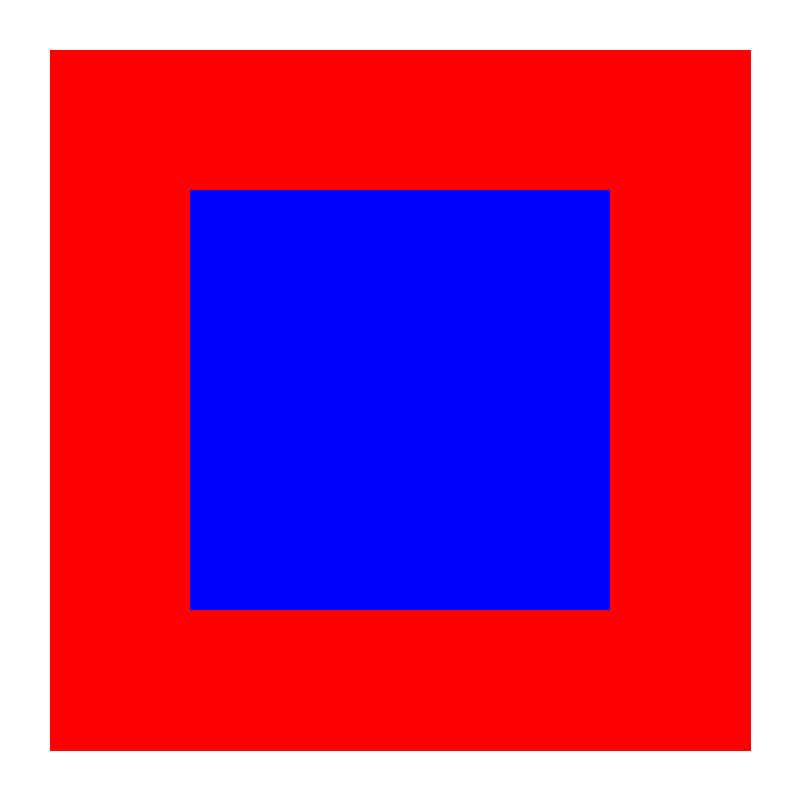
Frame 1 (no input)
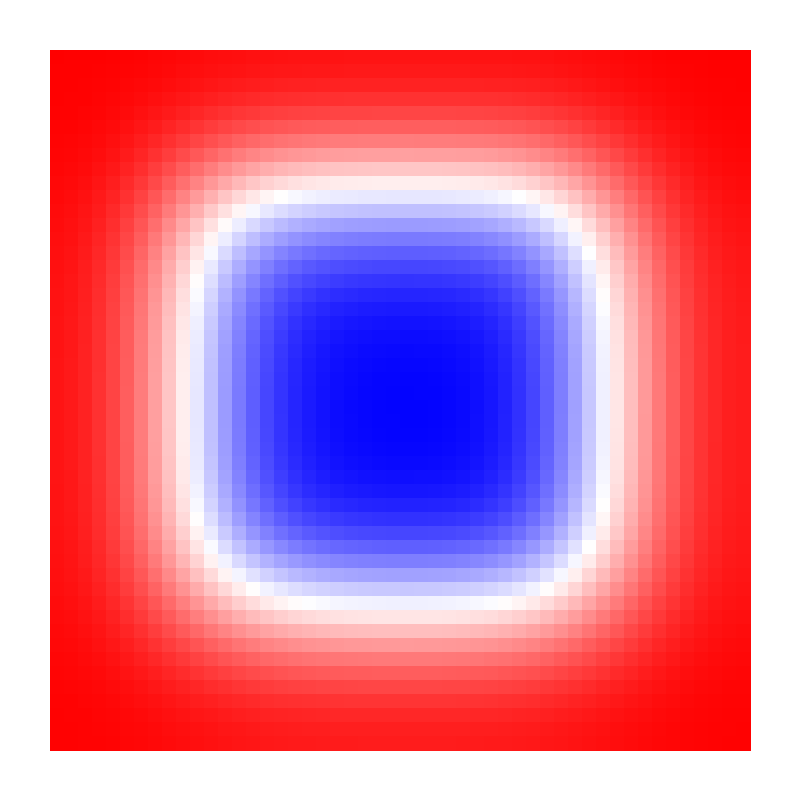
Frame 60 (the mouse pressed at the canvas centre just before this capture)
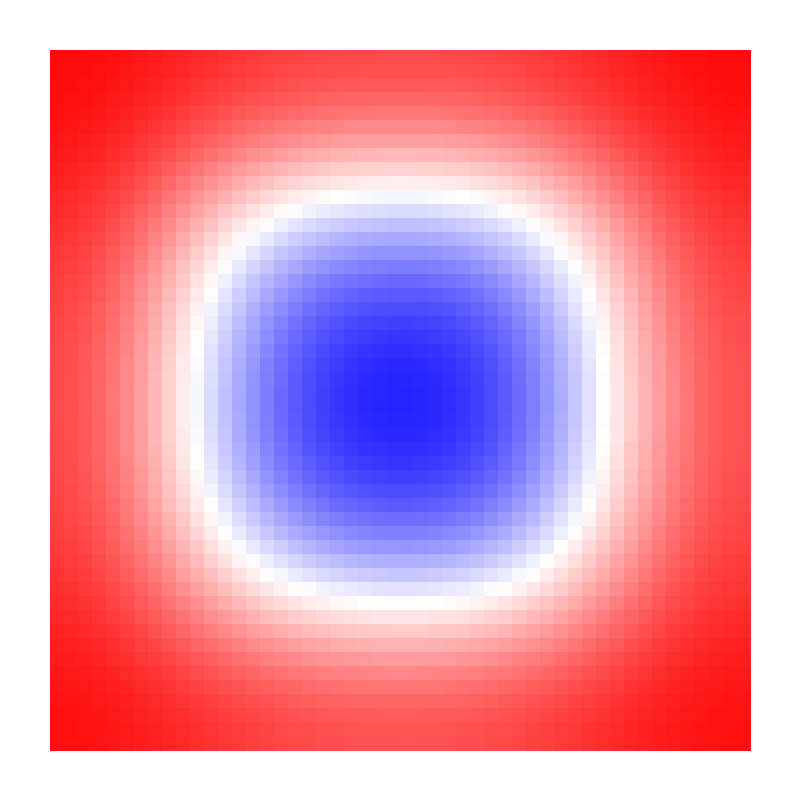
Frame 120 (the mouse held since frame 60 and released just before this capture)

The Processing sketch that drew these frames (run headless with seeded random() and noise(); from frame 60 on, the mouse is pressed at the canvas centre):

// Processing sketch: Temperature_Flow
// ── Temperature_Flow.pde
//USER CONTROLS
int n = 50;
float conductivity = 0.35;
float blinksPerSecond = 8;
String method = "ring"; //"random" or "ring"
int ringThickness = round(0.2*n);
float minTemp = -100;
float maxTemp = 100;


//GLOBAL VARIABLES
float padding = 50;
float cellSize;

color cold = color(0,0,255);
color neutral = color(255);
color hot = color(255,0,0);

float avgTemp  = (minTemp + maxTemp)/2;

float[][] temps = new float[n][n];

void setup(){
  size(800,800); 
  frameRate( blinksPerSecond );
  cellSize = (width-2*padding)/n;
    
  plantFirstGen();
}


void draw() {
  background(255);
 // println( getTotalEnergy() );
  float y = padding;
  
  for(int i=0; i<n; i++) {
    for(int j=0; j<n; j++) {
      float x = padding + j*cellSize;
      color c = getColor(temps[i][j]);
      fill(c); stroke(c);
      square(x, y, cellSize);
    }
    
    y += cellSize;
  }
      
  setNextGeneration();
}



void setNextGeneration() {
      
  for(int i=0; i<n; i++) {  
    for(int j=0; j<n; j++) {
      try{
        float avgTemp = (temps[i][j+1]+temps[i][j])/2;
        float gainFromRight = (avgTemp-temps[i][j])*conductivity;
        
        temps[i][j] += gainFromRight;
        temps[i][j+1] -= gainFromRight;
       
      }
      catch(Exception e){}
      
      try{
        float avgTemp = (temps[i+1][j]+temps[i][j])/2;
        float gainFromBelow = (avgTemp-temps[i][j])*conductivity;
        
        temps[i][j] += gainFromBelow;
        temps[i+1][j] -= gainFromBelow;
      }
      catch(Exception e){}
    }
  }
}

// ── Helper_functions.pde
void plantFirstGen() {
  
  if( method.equals("random") )
    for (int i = 0; i < n; i++) {
      for (int j = 0; j < n; j++) { 
        temps[i][j] = random(minTemp, maxTemp);      
      }
    }
    
   else if( method.equals("ring") )
    for (int i = 0; i < n; i++) {
      for (int j = 0; j < n; j++) { 
        if( i < ringThickness || j < ringThickness || i >= n-ringThickness || j >= n-ringThickness )
          temps[i][j] = maxTemp; 
        else  
          temps[i][j] = minTemp;
      }
    }
}


color getColor(float temp) {
  float percentage;
  if( temp < avgTemp ) {
    percentage = map(temp, minTemp, avgTemp, 0, 1);
    return lerpColor(cold, neutral, percentage);
  }
  
  else {
    percentage = map(temp, avgTemp, maxTemp, 0, 1);
    return lerpColor(neutral, hot, percentage);
  }
}


float getTotalEnergy() {
  float total=0;
  for (int i = 0; i < n; i++) {
    for (int j = 0; j < n; j++) { 
      total += temps[i][j];
    }
  }
  
  return total;
  
}

// ── Mouse_stuff.pde
void mouseClicked() {
  int col = int((mouseX - padding)/cellSize);
  int row = int((mouseY - padding)/cellSize);
  
  try {
    temps[row][col] = maxTemp;
  }
  
  catch(Exception e){}
}


void mouseDragged() {
  int col = int((mouseX - padding)/cellSize);
  int row = int((mouseY - padding)/cellSize);
  
  try {
    temps[row][col] = maxTemp;
  }
  
  catch(Exception e){}
}
